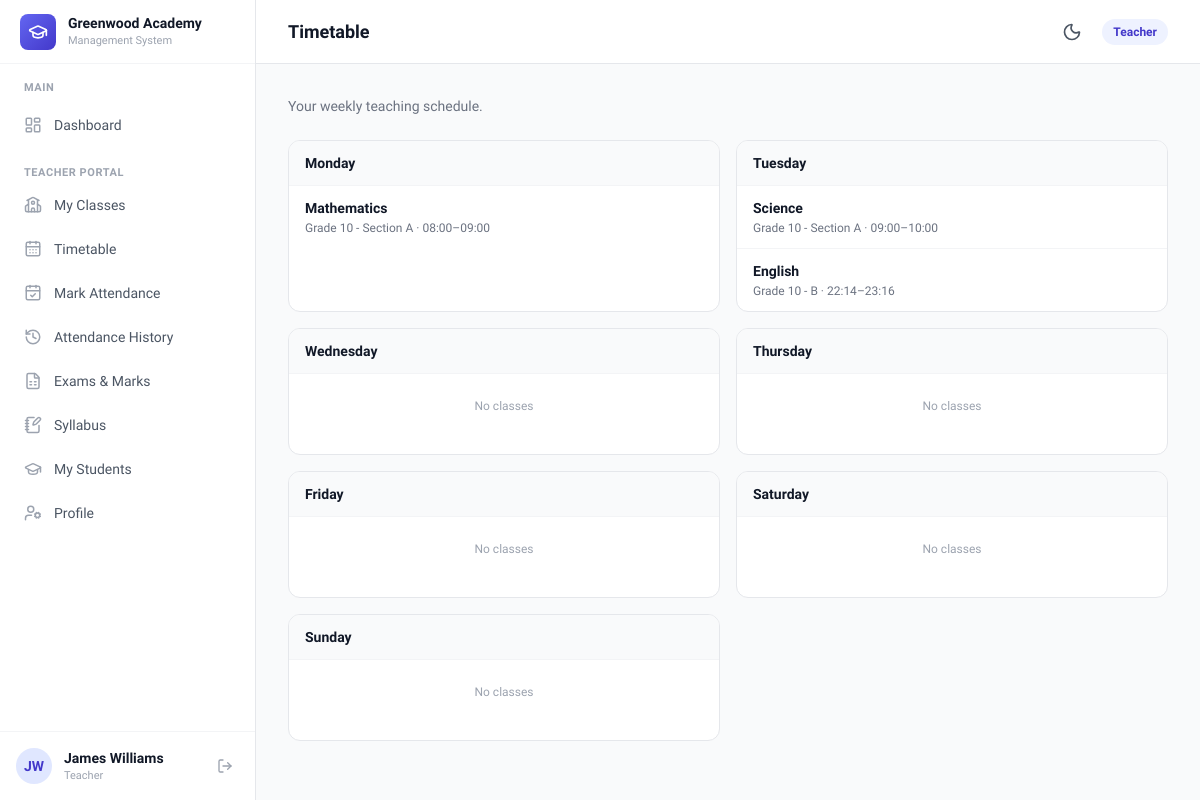
/teacher/timetable/ (signed in), run on the app's committed database.
### core/models.py (models this page shows, shortened)
class School(models.Model):
    name = models.CharField(max_length=200)
    slug = models.SlugField(max_length=200, unique=True)
    logo = models.ImageField(upload_to='school_logos/', blank=True, null=True)
    plan = models.CharField(
        max_length=20,
        choices=PlanChoices.choices,
        default=PlanChoices.FREE,
    )
    subscription_plan = models.ForeignKey(
        SubscriptionPlan,
        on_delete=models.SET_NULL,
        null=True,
        blank=True,
        related_name='schools',
        help_text='The active subscription plan for this school. Overrides the legacy plan field.',
    )
    is_active = models.BooleanField(default=True)
    currency = models.CharField(
        max_length=3,
        choices=CurrencyChoices.choices,
        default=CurrencyChoices.USD,
        help_text='Currency used for fee invoices at this school.',
    )
    theme_color = models.CharField(
        max_length=20,
        choices=ThemeColorChoices.choices,
        default=ThemeColorChoices.INDIGO,
        help_text='Primary brand color for the school portal UI.',
    )
    created_at = models.DateTimeField(auto_now_add=True)
    class Meta:
        ordering = ['name']
    @property
    def currency_symbol(self):
        return CURRENCY_SYMBOLS.get(self.currency, self.currency)
    @property
    def theme_palette(self):
        return THEME_PALETTES.get(self.theme_color, THEME_PALETTES[ThemeColorChoices.INDIGO])

class User(AbstractUser):
    username = None  # Remove username field
    email = models.EmailField('email address', unique=True)
    school = models.ForeignKey(
        School,
        on_delete=models.CASCADE,
        null=True,
        blank=True,
        related_name='users',
    )
    primary_role = models.CharField(
        max_length=20,
        choices=PrimaryRoleChoices.choices,
        blank=True,
    )
    phone = models.CharField(max_length=20, blank=True)
    USERNAME_FIELD = 'email'
    REQUIRED_FIELDS = []  # email & password are required by default
    objects = UserManager()
    class Meta:
        ordering = ['first_name', 'last_name']
    @property
    def is_school_admin(self):
        return self.primary_role == PrimaryRoleChoices.SCHOOL_ADMIN
    @property
    def role_display(self):
        if self.is_superuser:
            return 'Platform Admin'
        return self.get_primary_role_display()

class TenantModel(models.Model):
    school = models.ForeignKey(
        School,
        on_delete=models.CASCADE,
        related_name='%(class)s_set',
    )
    objects = TenantManager()
    unscoped = UnscopedManager()
    class Meta:
        abstract = True

class Timetable(TenantModel):
    section = models.ForeignKey(
        Section,
        on_delete=models.CASCADE,
        related_name='timetables'
    )
    subject = models.ForeignKey(
        Subject,
        on_delete=models.CASCADE,
        related_name='timetables'
    )
    teacher = models.ForeignKey(
        settings.AUTH_USER_MODEL,
        on_delete=models.CASCADE,
        related_name='timetables'
    )
    day_of_week = models.CharField(
        max_length=20,
        choices=DayOfWeekChoices.choices
    )
    start_time = models.TimeField()
    end_time = models.TimeField()
    class Meta:
        ordering = ['day_of_week', 'start_time']

class Subject(TenantModel):
    name = models.CharField(max_length=200)
    code = models.CharField(max_length=50)
    class Meta:
        ordering = ['name']
        unique_together = ['school', 'code']

class Section(TenantModel):
    classroom = models.ForeignKey(
        ClassRoom,
        on_delete=models.CASCADE,
        related_name='sections'
    )
    name = models.CharField(max_length=100)
    class_teacher = models.ForeignKey(
        settings.AUTH_USER_MODEL,
        on_delete=models.SET_NULL,
        null=True,
        blank=True,
        related_name='managed_sections'
    )
    class Meta:
        ordering = ['classroom__name', 'name']
        unique_together = ['classroom', 'name']
    def __str__(self):
        return f"{self.classroom.name} - {self.name}"

class ClassRoom(TenantModel):
    name = models.CharField(max_length=200)
    code = models.CharField(max_length=50)
    class Meta:
        ordering = ['name']
        unique_together = ['school', 'code']

### core/views.py (the view)
# urls.py: path('teacher/timetable/', views.teacher_timetable, name='teacher_timetable'),
@teacher_required
def teacher_timetable(request):
    user = request.user
    if user.is_superuser or user.is_school_admin:
        slots = Timetable.objects.filter(
            section__in=get_teacher_sections(user)
        ).select_related('section', 'section__classroom', 'subject', 'teacher')
    else:
        slots = Timetable.objects.filter(teacher=user).select_related(
            'section', 'section__classroom', 'subject', 'teacher'
        )
    days = list(DayOfWeekChoices)
    timetable_by_day = {day.value: [] for day in days}
    for slot in slots.order_by('day_of_week', 'start_time'):
        timetable_by_day.setdefault(slot.day_of_week, []).append(slot)
    day_rows = [(day, timetable_by_day.get(day.value, [])) for day in days]
    return render(request, 'core/teacher_timetable.html', {
        'day_rows': day_rows,
    })

### templates/core/teacher_timetable.html (shortened to what this page needs)
{% extends "base.html" %}
{% block page_title %}Timetable{% endblock %}
{% block content %}
<div class="space-y-6">
    <p class="text-sm text-gray-500">Your weekly teaching schedule.</p>
    <div class="grid grid-cols-1 md:grid-cols-2 xl:grid-cols-3 gap-4">
        {% for day, slots in day_rows %}
        <div class="bg-white rounded-xl border border-gray-200 overflow-hidden">
            <div class="px-4 py-3 border-b border-gray-100 bg-gray-50">
                <h3 class="text-sm font-bold text-gray-900">{{ day.label }}</h3>
            </div>
            <ul class="divide-y divide-gray-100 min-h-[80px]">
                {% for slot in slots %}
                <li class="px-4 py-3">
                    <p class="text-sm font-semibold text-gray-900">{{ slot.subject.name }}</p>
                    <p class="text-xs text-gray-500 mt-0.5">
                        {{ slot.section }} · {{ slot.start_time|time:"H:i" }}–{{ slot.end_time|time:"H:i" }}
                    </p>
                </li>
                {% empty %}
                <li class="px-4 py-6 text-center text-xs text-gray-400">No classes</li>
                {% endfor %}
            </ul>
        </div>
        {% endfor %}
    </div>
</div>
{% endblock %}

### templates/base.html (shortened to what this page needs)
{% load static %}
<!DOCTYPE html>
<html lang="en" class="h-full">
<head>
    <script src="https://cdn.tailwindcss.com"></script>
    <link rel="stylesheet" href="{% static 'css/styles.css' %}">
</head>
<body class="h-full bg-gray-50 dark:bg-slate-900 font-sans text-gray-800 dark:text-slate-100 antialiased transition-colors duration-200">
    {% if user.is_authenticated %}
    <div class="h-screen flex overflow-hidden">
        <aside id="sidebar" class="fixed inset-y-0 left-0 z-30 w-64 bg-white dark:bg-slate-800 border-r border-gray-200 dark:border-slate-700/80 transform -translate-x-full lg:translate-x-0 transition-transform duration-300 ease-in-out flex flex-col">
            <div class="h-16 flex items-center gap-3 px-5 border-b border-gray-100 dark:border-slate-700/80 flex-shrink-0">
                <div class="w-9 h-9 rounded-lg bg-gradient-to-br from-primary-500 to-primary-700 flex items-center justify-center">
                    <i data-lucide="graduation-cap" class="w-5 h-5 text-white"></i>
                </div>
                <div class="min-w-0">
                    <h1 class="text-sm font-bold text-gray-900 dark:text-white truncate">
                        {% if current_school %}{{ current_school.name }}{% else %}SchoolHub{% endif %}
                    </h1>
                    <p class="text-[11px] text-gray-400 dark:text-slate-400 font-medium">Management System</p>
                </div>
            </div>
            <nav class="flex-1 px-3 py-4 space-y-1 overflow-y-auto">
                <p class="px-3 text-[11px] font-semibold text-gray-400 dark:text-slate-400 uppercase tracking-wider mb-2">Main</p>
                <a href="{% url 'core:dashboard' %}" class="nav-link group flex items-center gap-3 px-3 py-2.5 rounded-lg text-sm font-medium text-gray-600 dark:text-slate-300 hover:text-primary-700 dark:hover:text-primary-400 hover:bg-primary-50 dark:hover:bg-slate-700/60 transition-all duration-200">
                    <i data-lucide="layout-dashboard" class="w-[18px] h-[18px] text-gray-400 dark:text-slate-400 group-hover:text-primary-600 dark:group-hover:text-primary-400 transition-colors"></i>
                    Dashboard
                </a>
                {% if user.primary_role == 'teacher' %}
                <p class="px-3 pt-4 text-[11px] font-semibold text-gray-400 dark:text-slate-400 uppercase tracking-wider mb-2">Teacher Portal</p>
                <a href="{% url 'core:teacher_my_classes' %}" class="nav-link group flex items-center gap-3 px-3 py-2.5 rounded-lg text-sm font-medium text-gray-600 dark:text-slate-300 hover:text-primary-700 dark:hover:text-primary-400 hover:bg-primary-50 dark:hover:bg-slate-700/60 transition-all duration-200">
                    <i data-lucide="school" class="w-[18px] h-[18px] text-gray-400 dark:text-slate-400 group-hover:text-primary-600 dark:group-hover:text-primary-400 transition-colors"></i>
                    My Classes
                </a>
                <a href="{% url 'core:teacher_timetable' %}" class="nav-link group flex items-center gap-3 px-3 py-2.5 rounded-lg text-sm font-medium text-gray-600 dark:text-slate-300 hover:text-primary-700 dark:hover:text-primary-400 hover:bg-primary-50 dark:hover:bg-slate-700/60 transition-all duration-200">
                    <i data-lucide="calendar-days" class="w-[18px] h-[18px] text-gray-400 dark:text-slate-400 group-hover:text-primary-600 dark:group-hover:text-primary-400 transition-colors"></i>
                    Timetable
                </a>
                <a href="{% url 'core:attendance_mark' %}" class="nav-link group flex items-center gap-3 px-3 py-2.5 rounded-lg text-sm font-medium text-gray-600 dark:text-slate-300 hover:text-primary-700 dark:hover:text-primary-400 hover:bg-primary-50 dark:hover:bg-slate-700/60 transition-all duration-200">
                    <i data-lucide="calendar-check" class="w-[18px] h-[18px] text-gray-400 dark:text-slate-400 group-hover:text-primary-600 dark:group-hover:text-primary-400 transition-colors"></i>
                    Mark Attendance
                </a>
                <a href="{% url 'core:teacher_attendance_history' %}" class="nav-link group flex items-center gap-3 px-3 py-2.5 rounded-lg text-sm font-medium text-gray-600 dark:text-slate-300 hover:text-primary-700 dark:hover:text-primary-400 hover:bg-primary-50 dark:hover:bg-slate-700/60 transition-all duration-200">
                    <i data-lucide="history" class="w-[18px] h-[18px] text-gray-400 dark:text-slate-400 group-hover:text-primary-600 dark:group-hover:text-primary-400 transition-colors"></i>
                    Attendance History
                </a>
                <a href="{% url 'core:exam_list' %}" class="nav-link group flex items-center gap-3 px-3 py-2.5 rounded-lg text-sm font-medium text-gray-600 dark:text-slate-300 hover:text-primary-700 dark:hover:text-primary-400 hover:bg-primary-50 dark:hover:bg-slate-700/60 transition-all duration-200">
                    <i data-lucide="file-spreadsheet" class="w-[18px] h-[18px] text-gray-400 dark:text-slate-400 group-hover:text-primary-600 dark:group-hover:text-primary-400 transition-colors"></i>
                    Exams & Marks
                </a>
                <a href="{% url 'core:teacher_syllabus_list' %}" class="nav-link group flex items-center gap-3 px-3 py-2.5 rounded-lg text-sm font-medium text-gray-600 dark:text-slate-300 hover:text-primary-700 dark:hover:text-primary-400 hover:bg-primary-50 dark:hover:bg-slate-700/60 transition-all duration-200">
                    <i data-lucide="notebook-pen" class="w-[18px] h-[18px] text-gray-400 dark:text-slate-400 group-hover:text-primary-600 dark:group-hover:text-primary-400 transition-colors"></i>
                    Syllabus
                </a>
                <a href="{% url 'core:teacher_students' %}" class="nav-link group flex items-center gap-3 px-3 py-2.5 rounded-lg text-sm font-medium text-gray-600 dark:text-slate-300 hover:text-primary-700 dark:hover:text-primary-400 hover:bg-primary-50 dark:hover:bg-slate-700/60 transition-all duration-200">
                    <i data-lucide="graduation-cap" class="w-[18px] h-[18px] text-gray-400 dark:text-slate-400 group-hover:text-primary-600 dark:group-hover:text-primary-400 transition-colors"></i>
                    My Students
                </a>
                <a href="{% url 'core:profile' %}" class="nav-link group flex items-center gap-3 px-3 py-2.5 rounded-lg text-sm font-medium text-gray-600 dark:text-slate-300 hover:text-primary-700 dark:hover:text-primary-400 hover:bg-primary-50 dark:hover:bg-slate-700/60 transition-all duration-200">
                    <i data-lucide="user-cog" class="w-[18px] h-[18px] text-gray-400 dark:text-slate-400 group-hover:text-primary-600 dark:group-hover:text-primary-400 transition-colors"></i>
                    Profile
                </a>
                {% endif %}
            </nav>
            <div class="flex-shrink-0 border-t border-gray-100 dark:border-slate-700/80 p-4">
                <div class="flex items-center gap-3">
                    <div class="w-9 h-9 rounded-full bg-primary-100 dark:bg-primary-950/80 flex items-center justify-center flex-shrink-0">
                        <span class="text-sm font-bold text-primary-700 dark:text-primary-300">
                            {{ user.first_name|first|upper }}{{ user.last_name|first|upper }}
                        </span>
                    </div>
                    <div class="min-w-0 flex-1">
                        <p class="text-sm font-semibold text-gray-900 dark:text-white truncate">
                            {{ user.get_full_name }}
                        </p>
                        <p class="text-[11px] text-gray-400 dark:text-slate-400 font-medium">{{ user_role_display }}</p>
                    </div>
                    <a href="{% url 'core:logout' %}" class="p-1.5 rounded-lg text-gray-400 dark:text-slate-400 hover:text-red-500 dark:hover:text-red-400 hover:bg-red-50 dark:hover:bg-red-950/30 transition-all duration-200" title="Logout">
                        <i data-lucide="log-out" class="w-4 h-4"></i>
                    </a>
                </div>
            </div>
        </aside>
        <div class="flex-1 flex flex-col h-full min-w-0 lg:ml-64 overflow-hidden">
            <header class="h-16 bg-white dark:bg-slate-800 border-b border-gray-200 dark:border-slate-700/80 flex items-center justify-between px-4 lg:px-8 flex-shrink-0 transition-colors">
                <div class="flex items-center gap-3">
                    <h2 class="text-lg font-bold text-gray-900 dark:text-white">{% block page_title %}Dashboard{% endblock %}</h2>
                </div>
                <div class="flex items-center gap-3">
                    <button onclick="toggleTheme()" id="theme-toggle-btn" class="p-2 rounded-xl text-gray-500 dark:text-slate-300 hover:bg-gray-100 dark:hover:bg-slate-700 focus:outline-none transition-colors flex items-center justify-center" title="Toggle Light/Dark Theme" aria-label="Toggle theme">
                        <i data-lucide="moon" class="w-5 h-5 text-gray-600 block dark:hidden"></i>
                    </button>
                    <span class="hidden sm:inline-flex items-center px-2.5 py-1 rounded-full text-xs font-semibold bg-primary-50 dark:bg-primary-950/60 text-primary-700 dark:text-primary-300 border border-transparent dark:border-primary-800/40">
                        {{ user_role_display }}
                    </span>
                </div>
            </header>
            <main class="flex-1 overflow-y-auto p-4 lg:p-8">
                {% block content %}{% endblock %}
            </main>
        </div>
    </div>
    {% else %}
        {% block public_content %}{% endblock %}
    {% endif %}
</body>
</html>

### data on the page
School: name "Greenwood Academy"
User: first_name|first "J", last_name|first "W", get_full_name "James Williams", primary_role "Teacher"
Timetable: label "Monday", subject.name "Mathematics", section "Grade 10 - Section A", start_time "08:00", end_time "09:00"
Timetable: label "Tuesday", subject.name "Science", section "Grade 10 - Section A", start_time "09:00", end_time "10:00"
Timetable: subject.name "English", section "Grade 10 - B", start_time "22:14", end_time "23:16"

### other printed values
{{ day.label }} "Wednesday" "Thursday" "Friday" "Saturday" "Sunday"
